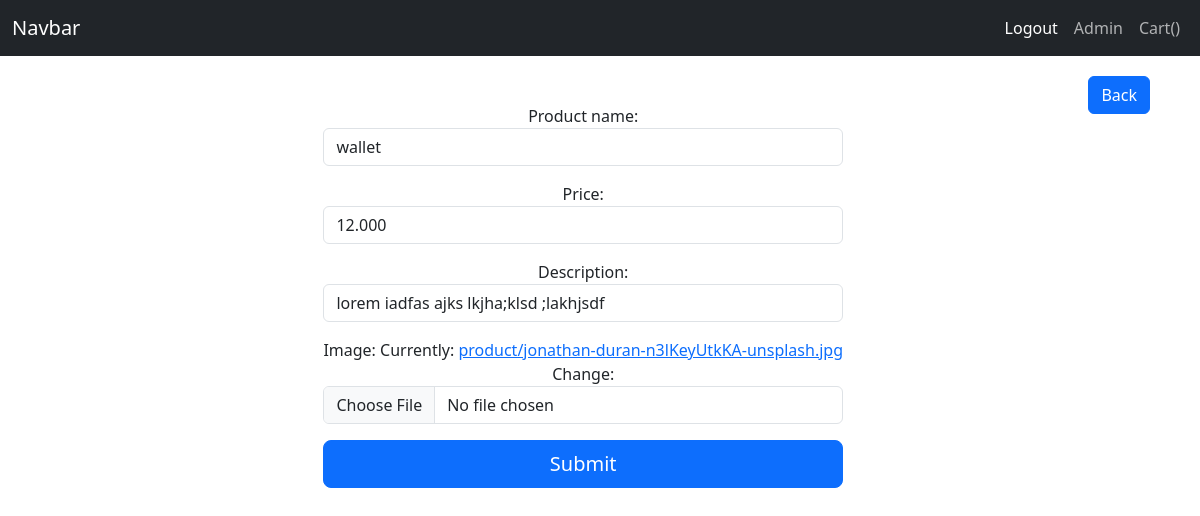
/edit/9ab4e203-e (signed in), run on the app's committed database.
### ecom/models.py (models this page shows, shortened)
class Product(Base_content):
    product_name = models.CharField(max_length=300)
    price = models.DecimalField(null=True,default=0.000,decimal_places=3,max_digits=100000)
    description = models.CharField(max_length=300,null=True)
    image = models.ImageField(upload_to='product')
    created_by = models.ForeignKey(get_user_model(),on_delete=models.CASCADE)
    slug_field = models.SlugField(unique=True,null=True,blank=True)
    class Meta:
        verbose_name = "Product"
        verbose_name_plural = "Products"
        ordering = ['-created_on']

### ecom/views.py (the view, shortened to what this page needs)
# urls.py: path('edit/<slug:slug>',Product_crud.as_view(method_name = 'edit_product'),name = 'edit_product'),
class Product_crud(SuperuserRedirectPermission,Manage_base_view):
    def edit_product(self,request,*args,**kwargs):
        slug = kwargs.get('slug')
        try:
            product = Product.is_active.get(slug_field = slug)
        except:
            return redirect('list_products')
        form = Product_add_form(instance = product)
        return render(request,'add_form.html',locals())

### ecom/forms.py
class Product_add_form(forms.ModelForm):
    def __init__(self,*args,**kwargs):
        super(Product_add_form,self).__init__(*args,**kwargs)
        for name in self.fields.keys():
            self.fields[name].widget.attrs.update({"class":"form-control"})
    class Meta:
        model = Product
        exclude = ['status',"created_on","created_by","slug_field"]

### base/utils.py (called while the page is built)
    def get_queryset(self) -> QuerySet:
        return super().get_queryset().filter(status=True)

    def get(self,request,*args,**kwargs):
        if self.method_name is not None:
            func = getattr(self,self.method_name,None)
            if func is not None:
                return func(request,*args,**kwargs)
        raise Http404('Method not allowed')

    def test_func(self):
        user = self.request.user
        if not user.is_superuser:
            return False  # Replace 'home' with the appropriate URL name
        return True

### ecom/templates/add_form.html (shortened to what this page needs)
{% extends 'base.html' %}
{% load static %}
{% block content %}
{% include 'navbar.html' %}
<div style="float: right; margin-right: 50px;">
    <a class="btn btn-primary" href="{% url 'list_products' %}">Back</a>
</div>
<div class="container px-5 my-5 " >
    <div  style="display: flex; align-items: center; justify-content: center;">
    <form id="contactForm" enctype="multipart/form-data" method="post">
        <div class="form-floating mb-3">
            {{form.as_p}}
        </div>
        <div class="d-grid">
            <button class="btn btn-primary btn-lg" id="submitButton" type="submit">Submit</button>
        </div>
    </form>
</div>
</div>
  {% endblock content %}

### data on the page
Product: product_name "wallet", price "12.000", description "lorem iadfas ajks lkjha;klsd ;lakhjsdf"
